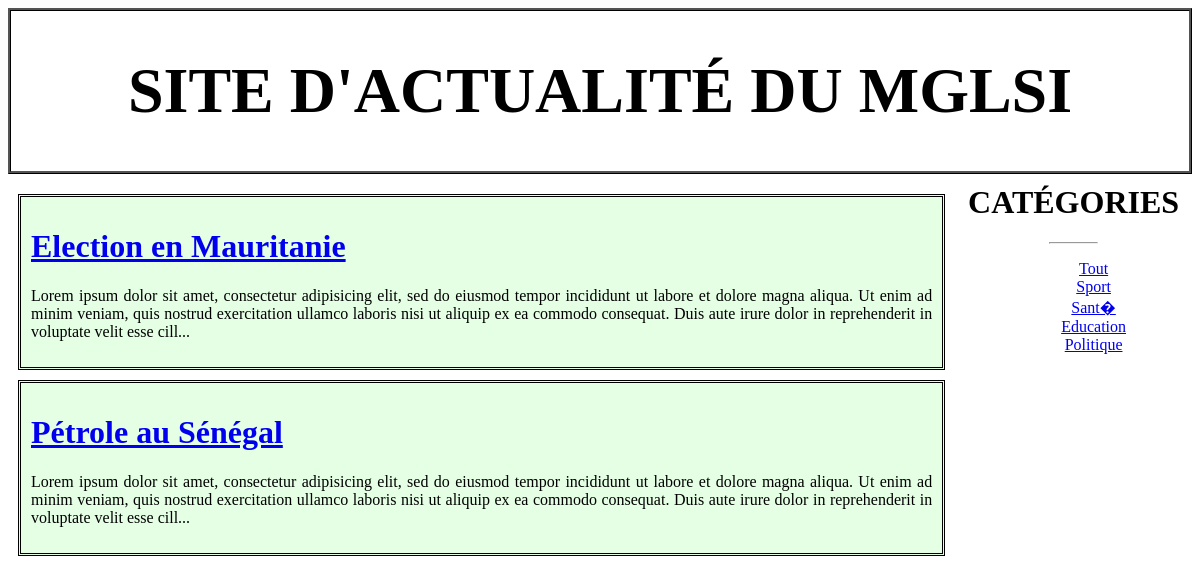
Page /Views/index.php?categorie=4 on the committed database.
### tables this page shows
CREATE TABLE `Article` (
  `id` int(11) NOT NULL AUTO_INCREMENT,
  `titre` varchar(255) DEFAULT NULL,
  `contenu` text DEFAULT NULL,
  `dateCreation` datetime DEFAULT current_timestamp(),
  `dateModification` datetime DEFAULT current_timestamp(),
  `categorie` int(11) DEFAULT NULL,
  PRIMARY KEY (`id`),
  KEY `fk_categorie_article` (`categorie`),
  CONSTRAINT `fk_categorie_article` FOREIGN KEY (`categorie`) REFERENCES `Categorie` (`id`)
);

CREATE TABLE `Categorie` (
  `id` int(11) NOT NULL AUTO_INCREMENT,
  `libelle` varchar(20) DEFAULT NULL,
  PRIMARY KEY (`id`)
);

### Model/Data/Connexion.class.php (called while the page is built, shortened)
<?php
class Connexion
{
    private static $connexion;
    private function __construct()
    {
        try
        {
            $user = 'root';
			$password = '';
			$server = 'localhost';
            $dbname = 'mglsi_news;charset=utf8';
            self::$connexion = new PDO('mysql:host='.$server.';dbname='.$dbname, $user, $password, [PDO::ATTR_ERRMODE=>PDO::ERRMODE_EXCEPTION]);
        }
        catch(Exception $e)
        {
            echo 'Une erreur est survenue lors de la connection à la BD => '. $e->getMessage();
            die();
        }
    }
    public static function getConnexion()
    {
        return self::$connexion;
    }
}

### Controller/Controller.php (called while the page is built, shortened)
<?php
require_once('../Model/Data/Connexion.class.php');
require_once('../Model/Manager/ArticleManager.class.php');
require_once('../Model/Manager/CategorieManager.class.php');
class Controller
{
    private $articleManager;
    public function __construct()
    {
        $this->connexion = \Connexion::getConnexion();
        $this->articleManager = new \ArticleManager($this->connexion);
        $this->categorieManager = new \CategorieManager($this->connexion);
        $this->allArticles = $this->articleManager->getAll();
        $this->allCategories = $this->categorieManager->getAll();
    }
    public function articleByCategory($id)
    {
        $itemArticles = $this->articleManager->getByCategory($id);
        return $itemArticles;
    }
}

### Model/Manager/ArticleManager.class.php (called while the page is built, shortened)
<?php
class ArticleManager
{
    private $db;
    private function setDb($db)
    {
        $this->db = $db;
    }
    public function getAll()
    {
        $articles = array();
        $request = $this->db->query('SELECT * FROM Article');
        while($data = $request->fetch(PDO::FETCH_ASSOC))
        {
            $articles [] = new Article($data);
        }
        return $articles;
    }
    public function getByCategory($category)
    {
        $category = (int) $category;
        $request = $this->db->prepare('SELECT * FROM Article WHERE categorie = :categorie');
        $request->execute(array(
            'categorie' => $category
        ));
        return $articles = $request->fetchAll(PDO::FETCH_OBJ);
    }
}

### assets/Utilities/HydratationTrait.php (called while the page is built, shortened)
<?php
trait HydratationTrait
{
    private function hydrate(Array $data)
    {
        foreach($data as $key => $value)
        {
            $method = 'set'.ucfirst($key);
        }
    }
}

### Model/Manager/CategorieManager.class.php (called while the page is built, shortened)
<?php
class CategorieManager
{
    private $db;
    private function setDb($db)
    {
        $this->db = $db;
    }
    public function getAll()
    {
        $request = $this->db->query('SELECT * FROM Categorie');
        $data = $request->fetchAll(PDO::FETCH_OBJ);
        return $data;
    }
}

### Views/index.php (the view, shortened to what this page needs)
<!DOCTYPE html>
<html lang="en">
<head>
	<link rel="stylesheet" type="text/css" href="assets/css/style.css">
</head>
<body>
    <?php require_once('entete.php');?>
    <div id="contenu">
        <?php
            $controller = new Controller();
            if(!isset($_GET['categorie']))
            {
            $articles = $controller->allArticles;
            if(count($articles) == 0)
                echo "<h1>Aucun article trouvé !</h1>";
            else
                foreach ($articles as $article)
                {?>
                    <div class="article">
                        <h1><a href="article/<?= $article->getId() ?>"><?php echo utf8_decode($article->getTitre()); ?></a></h1>
                        <p><?= substr($article->getContenu(), 0, 300) . '...' ?></p>
                    </div><?php
                }
            }
            else
            {
            $itemArticles = $controller->articleByCategory($_GET['categorie']);
            if(count($itemArticles) == 0)
                echo "<h1>Aucun article trouvé !</h1>";
            else
                foreach ($itemArticles as $article)
                {?>
                    <div class="article">
                        <h1><a href="article/<?= $article->id ?>"><?php echo utf8_decode($article->titre); ?></a></h1>
                        <p><?= substr($article->contenu, 0, 300) . '...' ?></p>
                    </div><?php
                }
            }
        ?>
    </div>
    <?php require_once('menu.php'); ?>
</body>
</html>

### Views/menu.php
<div id="menu">
	<h1>Catégories</h1><hr width="20%">
	<ul>
		<li><a href="index.php">Tout</a></li>
		<?php
			$controller= new Controller();
			$categories = $controller->allCategories;
			foreach ($categories as $categorie):?>
			<li><a href="categorie/<?= $categorie->id ?>"><?= $categorie->libelle ?></a></li>
		<?php endforeach ?>
	</ul>
</div>

### assets/css/style.css (style rules this page uses)
#contenu { float: left; width: 80%; text-align: justify; }
#menu { margin-left: 80%; text-align: center; }
#menu li { list-style-type: none; }
#menu h1 { margin-top: 0px; padding-top: 0px; font-family: "AGENCY FB"; text-transform: uppercase; }
.article { margin: 10px; padding: 10px; border:3px double black; background-color: rgba(0, 255, 0, 0.1); }

### rows in the picture
article: titre "Election en Mauritanie", contenu "Lorem ipsum dolor sit amet, consectetur adipisicing elit, sed do eiusmod tempor incididunt ut labore et dolore magna aliqua. Ut enim ad minim veniam, quis nostrud exercitation ullamco laboris nisi ut aliquip ex ea commodo consequat. Duis aute irure dolor in reprehenderit in voluptate velit esse cill"
article: titre "Pétrole au Sénégal", contenu "Lorem ipsum dolor sit amet, consectetur adipisicing elit, sed do eiusmod tempor incididunt ut labore et dolore magna aliqua. Ut enim ad minim veniam, quis nostrud exercitation ullamco laboris nisi ut aliquip ex ea commodo consequat. Duis aute irure dolor in reprehenderit in voluptate velit esse cill"
categorie: libelle "Sport"
categorie: libelle "Sant�"
categorie: libelle "Education"
categorie: libelle "Politique"
